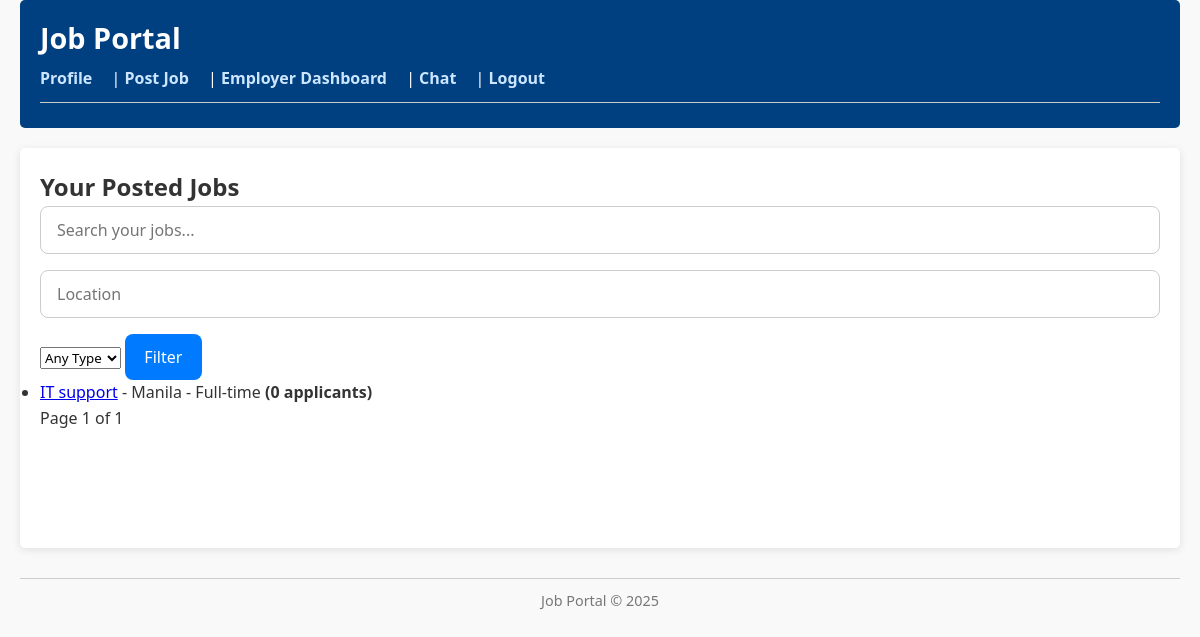
Before: /users/employer-dashboard/ (signed in) with the older database file.
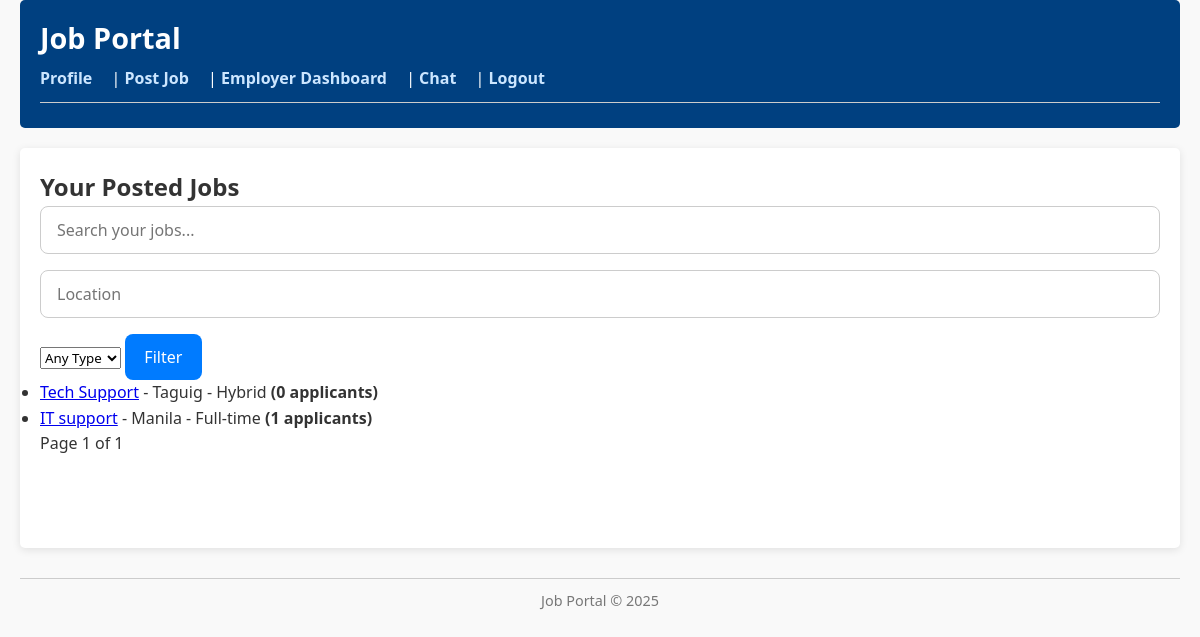
After: the same page with the newer database file.
### jobs/models.py (models this page shows, shortened)
class Job(models.Model):
    JOB_TYPES = (
        ('FT', 'Full-time'),
        ('PT', 'Part-time'),
        ('HY', 'Hybrid'),
        ('RM', 'Remote'),
    )
    employer = models.ForeignKey(User, on_delete=models.CASCADE)
    title = models.CharField(max_length=255)
    description = models.TextField()
    requirements = models.TextField()
    salary_range = models.CharField(max_length=100)
    job_type = models.CharField(max_length=2, choices=JOB_TYPES)
    location = models.CharField(max_length=255)
    posted_at = models.DateTimeField(auto_now_add=True)

### users/views.py (the view)
# urls.py: path('employer-dashboard/', employer_dashboard, name='employer_dashboard'),
@login_required
def employer_dashboard(request):
    try:
        profile = UserProfile.objects.get(user=request.user)
        if not profile.is_employer:
            messages.error(request, "Access denied. Only employers can access this page.")
            return redirect('users:profile')
    except UserProfile.DoesNotExist:
        messages.error(request, "UserProfile not found.")
        return redirect('users:profile')
    jobs = Job.objects.filter(employer=request.user).annotate(applications_count=Count('jobapplication')).order_by('-posted_at')
    query = request.GET.get('q')
    location = request.GET.get('location')
    job_type = request.GET.get('job_type')
    if query:
        jobs = jobs.filter(title__icontains=query)
    if location:
        jobs = jobs.filter(location__icontains=location)
    if job_type:
        jobs = jobs.filter(job_type=job_type)
    paginator = Paginator(jobs, 10)
    page_number = request.GET.get('page')
    page_obj = paginator.get_page(page_number)
    context = {
        'jobs': page_obj,
        'profile': profile,
    }
    return render(request, 'users/employer_dashboard.html', context)

### users/templates/users/employer_dashboard.html (shortened to what this page needs)
{% extends 'base.html' %}
{% block content %}
<h2>Your Posted Jobs</h2>
<form method="get">
  <input type="text" name="q" placeholder="Search your jobs..." value="{{ request.GET.q }}">
  <input type="text" name="location" placeholder="Location" value="{{ request.GET.location }}">
  <select name="job_type">
    <option value="">Any Type</option>
  </select>
  <button type="submit">Filter</button>
</form>
<ul>
  {% for job in jobs %}
    <li>
      <a href="{% url 'jobs:job_detail' job.id %}">{{ job.title }}</a> - {{ job.location }} - {{ job.get_job_type_display }}
      <strong>({{ job.applications_count }} applicants)</strong>
    </li>
  {% empty %}
    <li>You haven't posted any jobs yet.</li>
  {% endfor %}
</ul>
<div>
  <span>Page {{ jobs.number }} of {{ jobs.paginator.num_pages }}</span>
</div>
{% endblock %}

### templates/base.html (shortened to what this page needs)
<!DOCTYPE html>
<html>
<head>
    {% load static %}
    <link rel="stylesheet" href="{% static 'css/styles.css' %}">
</head>
<body>
    <header>
      <h1><a href="{% url 'jobs:job_list' %}">Job Portal</a></h1>
      <nav>
        {% if user.is_authenticated %}
          <a href="{% url 'users:profile' %}">Profile</a> |
          <a href="{% url 'jobs:post_job' %}">Post Job</a> |
          {% if user.userprofile.is_employer %}
            <a href="{% url 'users:employer_dashboard' %}">Employer Dashboard</a> |
          {% endif %}
          <a href="{% url 'messaging:chat' %}">Chat</a> |
          <a href="{% url 'account_logout' %}">Logout</a>
        {% else %}
          <a href="{% url 'account_login' %}">Login</a> |
          <a href="{% url 'account_signup' %}">Signup</a> |
          <a href="{% url 'users:employer_login' %}">Employer Login</a>
          <a href="{% url 'users:employer_signup' %}">Employer Signup</a>
        {% endif %}
      </nav>
      <hr>
    </header>
    <main>
      {% block content %}{% endblock %}
    </main>
    <footer><hr>Job Portal © 2025</footer>
</body>
</html>

### static/css/styles.css (style rules this page uses)
* { margin: 0; padding: 0; box-sizing: border-box; font-family: 'Segoe UI', Tahoma, Geneva, Verdana, sans-serif; }
body { background-color: #f9f9f9; color: #333; line-height: 1.6; padding: 0 20px; }
header { background-color: #004080; color: white; padding: 15px 20px; margin-bottom: 20px; border-radius: 5px; }
header h1 { font-size: 1.8rem; margin-bottom: 5px; }
header h1 a { color: white; text-decoration: none; }
header nav { margin-top: 5px; }
header nav a { color: #cce6ff; text-decoration: none; margin-right: 15px; font-weight: 600; transition: color 0.3s ease; }
hr { border: none; height: 1px; background-color: #ccc; margin: 10px 0; }
main { background-color: white; padding: 20px; border-radius: 5px; min-height: 400px; box-shadow: 0 2px 8px rgba(0,0,0,0.1); }
footer { text-align: center; margin: 30px 0 10px; color: #777; font-size: 0.9rem; }
input[type="text"], input[type="email"], input[type="password"] { width: 100%; padding: 0.75rem 1rem; margin-bottom: 1rem; border: 1px solid #ccc; border-radius: 8px; font-size: 1rem; transition: border-color 0.3s; }
button[type="submit"] { background-color: #007bff; color: white; padding: 0.75rem 1.2rem; font-size: 1rem; border: none; border-radius: 8px; cursor: pointer; transition: background-color 0.3s; }

Changed rows visible on the page:
added Job: title "Tech Support", location "Taguig", job_type "Hybrid", applications_count "0"
computed for Job "IT support": applications_count "0" → "1"
